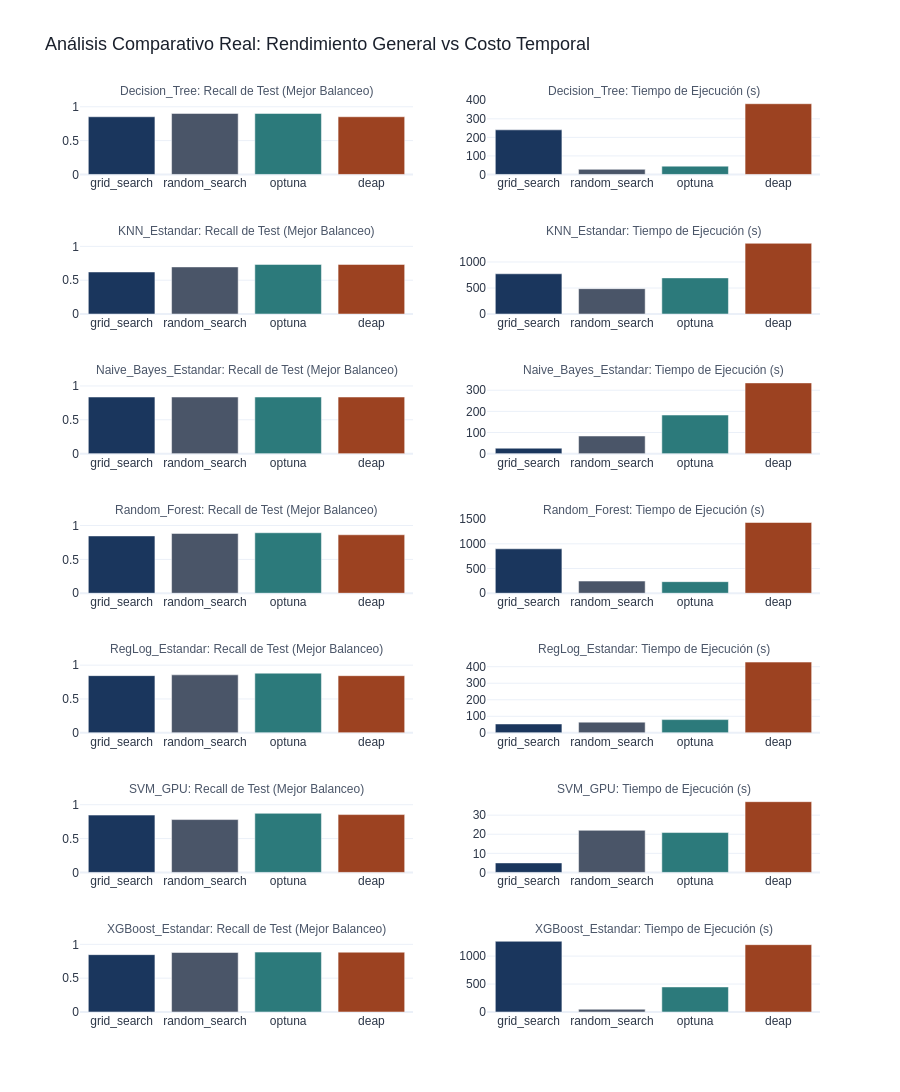

Notebook source saved alongside this figure:
### Markdown cell above
## Optimización de Hiperparámetros  

El objetivo es optimizar el desempeño de los modelos mediante técnicas avanzadas de búsqueda eficiente en espacios de alta dimensión. Para esto, se analizarán de forma cruzada dos gráficos de barras múltiples:  
- Tiempo de ejecución por método: Mide el costo computacional total requerido por cada estrategia de optimización para converger a su solución.  
- Recall obtenido por algoritmo: Evalúa la eficacia predictiva real de cada variante estándar entrenada, con el fin de maximizar la detección del evento crítico.   

Este análisis comparativo bidimensional (Rendimiento vs. Costo) se realiza con el fin de validar técnicamente cuál método de optimización de hiperparámetros se desea seleccionar para el entorno de producción. Cabe resaltar que este análisis se hará con los modelos de machine learning estandar, es decir, los modelos base sin mejora de tiempo.

### Code cell
import pandas as pd
import plotly.graph_objects as go
from plotly.subplots import make_subplots

# 1. Carga y limpieza de datos
df = pd.read_csv('resultados_ml_covid.csv')
for col in ['recall_test', 'tiempo_s', 'recall_cv']:
    df[col] = pd.to_numeric(df[col], errors='coerce')

# Extraemos el subconjunto inicial y filtramos el baseline
df_sub = df.iloc[100:].copy()
df_sub = df_sub[df_sub['metodo'] != 'baseline']

# Buscamos el índice del Recall de CV máximo para consolidar las 4 variantes de balanceo en 1 sola
idx_mejores = df_sub.groupby(['modelo', 'metodo'])['recall_cv'].idxmax()
df_limpio = df_sub.loc[idx_mejores].copy()

# Paleta de colores profesional
colores_metodos = {
    'grid_search': '#1a365d',    # Azul Marino
    'random_search': '#4a5568',  # Gris Pizarra
    'optuna': '#2c7a7b',         # Verde Azulado
    'deap': '#9c4221'            # Terracota
}
color_defecto = '#718096'

# 2. Configuración de subplots
modelos_unicos = df_limpio['modelo'].unique()

fig = make_subplots(
    rows=len(modelos_unicos),
    cols=2,
    subplot_titles=[
        titulo
        for mod in modelos_unicos
        for titulo in (f'{mod}: Recall de Test (Mejor Balanceo)', f'{mod}: Tiempo de Ejecución (s)')
    ]
)

# 3. Agregar barras por modelo
for i, mod in enumerate(modelos_unicos, start=1):
    df_mod = df_limpio[df_limpio['modelo'] == mod].copy()
    
    # Asegurar orden consistente en el eje X
    df_mod['metodo'] = pd.Categorical(df_mod['metodo'], categories=['grid_search', 'random_search', 'optuna', 'deap'], ordered=True)
    df_mod = df_mod.sort_values('metodo')
    
    lista_colores = [colores_metodos.get(m, color_defecto) for m in df_mod['metodo']]

    # Gráfico de RECALL REAL (Columna 1) - Acotado de 0 a 1
    fig.add_trace(
        go.Bar(
            x=df_mod['metodo'],
            y=df_mod['recall_test'],
            name=f'{mod} - Recall',
            marker_color=lista_colores,
            customdata=df_mod[['balanceo', 'recall_cv']],
            hovertemplate=(
                '<b>Método:</b> %{x}<br>'
                '<b>Estrategia Balanceo:</b> %{customdata[0]}<br>'
                '<b>Recall Test:</b> %{y:.4f}<br>'
                '<b>Recall CV (Validación):</b> %{customdata[1]:.4f}'
                '<extra></extra>'
            ),
        ),
        row=i, col=1
    )

    # Gráfico de TIEMPO REAL (Columna 2)
    fig.add_trace(
        go.Bar(
            x=df_mod['metodo'],
            y=df_mod['tiempo_s'],
            name=f'{mod} - Tiempo',
            marker_color=lista_colores,
            customdata=df_mod[['balanceo']],
            hovertemplate=(
                '<b>Método:</b> %{x}<br>'
                '<b>Tiempo:</b> %{y:.2f} s<br>'
                '<b>Balanceo:</b> %{customdata[0]}'
                '<extra></extra>'
            ),
        ),
        row=i, col=2
    )

# 4. Layout Profesional
fig.update_layout(
    height=360 * len(modelos_unicos),
    showlegend=False,
    title_text='Análisis Comparativo Real: Rendimiento General vs Costo Temporal',
    title_font=dict(size=18, family='Arial', color='#1a202c'),
    template='plotly_white',
    font=dict(family='Arial', color='#2d3748'),
)

# Forzar a la columna de los Recalls a mantener un rango real de 0 a 1
for r in range(1, len(modelos_unicos) + 1):
    fig.update_yaxes(range=[0, 1.1], row=r, col=1)

fig.update_annotations(font_size=12, font_color='#4a5568')
fig.show()

### Figure 1 — Plotly figure (JSON) as saved in the notebook; plotly's stock layout.template omitted (floating-point values rounded to 4 significant figures)
{"data": [{"customdata": [["adasyn", 0.8508], ["weights", 0.9094], ["weights", 0.8841], ["adasyn", 0.8508]], "hovertemplate": "<b>Método:</b> %{x}<br><b>Estrategia Balanceo:</b> %{customdata[0]}<br><b>Recall Test:</b> %{y:.4f}<br><b>Recall CV (Validación):</b> %{customdata[1]:.4f}<extra></extra>", "marker": {"color": ["#1a365d", "#4a5568", "#2c7a7b", "#9c4221"]}, "name": "Decision_Tree - Recall", "type": "bar", "x": ["grid_search", "random_search", "optuna", "deap"], "xaxis": "x", "y": [0.8525, 0.9014, 0.9014, 0.8525], "yaxis": "y"}, {"customdata": [["adasyn"], ["weights"], ["weights"], ["adasyn"]], "hovertemplate": "<b>Método:</b> %{x}<br><b>Tiempo:</b> %{y:.2f} s<br><b>Balanceo:</b> %{customdata[0]}<extra></extra>", "marker": {"color": ["#1a365d", "#4a5568", "#2c7a7b", "#9c4221"]}, "name": "Decision_Tree - Tiempo", "type": "bar", "x": ["grid_search", "random_search", "optuna", "deap"], "xaxis": "x2", "y": [240.6, 27.49, 44.88, 381.4], "yaxis": "y2"}, {"customdata": [["adasyn", 0.6311], ["adasyn", 0.6971], ["adasyn", 0.7247], ["adasyn", 0.7247]], "hovertemplate": "<b>Método:</b> %{x}<br><b>Estrategia Balanceo:</b> %{customdata[0]}<br><b>Recall Test:</b> %{y:.4f}<br><b>Recall CV (Validación):</b> %{customdata[1]:.4f}<extra></extra>", "marker": {"color": ["#1a365d", "#4a5568", "#2c7a7b", "#9c4221"]}, "name": "KNN_Estandar - Recall", "type": "bar", "x": ["grid_search", "random_search", "optuna", "deap"], "xaxis": "x3", "y": [0.6215, 0.6964, 0.733, 0.733], "yaxis": "y3"}, {"customdata": [["adasyn"], ["adasyn"], ["adasyn"], ["adasyn"]], "hovertemplate": "<b>Método:</b> %{x}<br><b>Tiempo:</b> %{y:.2f} s<br><b>Balanceo:</b> %{customdata[0]}<extra></extra>", "marker": {"color": ["#1a365d", "#4a5568", "#2c7a7b", "#9c4221"]}, "name": "KNN_Estandar - Tiempo", "type": "bar", "x": ["grid_search", "random_search", "optuna", "deap"], "xaxis": "x4", "y": [773.6, 487.4, 694.7, 1359.0], "yaxis": "y4"}, {"customdata": [["adasyn", 0.8494], ["adasyn", 0.8494], ["adasyn", 0.8494], ["adasyn", 0.8494]], "hovertemplate": "<b>Método:</b> %{x}<br><b>Estrategia Balanceo:</b> %{customdata[0]}<br><b>Recall Test:</b> %{y:.4f}<br><b>Recall CV (Validación):</b> %{customdata[1]:.4f}<extra></extra>", "marker": {"color": ["#1a365d", "#4a5568", "#2c7a7b", "#9c4221"]}, "name": "Naive_Bayes_Estandar - Recall", "type": "bar", "x": ["grid_search", "random_search", "optuna", "deap"], "xaxis": "x5", "y": [0.8364, 0.8364, 0.8364, 0.8364], "yaxis": "y5"}, {"customdata": [["adasyn"], ["adasyn"], ["adasyn"], ["adasyn"]], "hovertemplate": "<b>Método:</b> %{x}<br><b>Tiempo:</b> %{y:.2f} s<br><b>Balanceo:</b> %{customdata[0]}<extra></extra>", "marker": {"color": ["#1a365d", "#4a5568", "#2c7a7b", "#9c4221"]}, "name": "Naive_Bayes_Estandar - Tiempo", "type": "bar", "x": ["grid_search", "random_search", "optuna", "deap"], "xaxis": "x6", "y": [25.68, 83.34, 182.6, 334.6], "yaxis": "y6"}, {"customdata": [["adasyn", 0.8495], ["weights", 0.8866], ["weights", 0.8929], ["adasyn", 0.8597]], "hovertemplate": "<b>Método:</b> %{x}<br><b>Estrategia Balanceo:</b> %{customdata[0]}<br><b>Recall Test:</b> %{y:.4f}<br><b>Recall CV (Validación):</b> %{customdata[1]:.4f}<extra></extra>", "marker": {"color": ["#1a365d", "#4a5568", "#2c7a7b", "#9c4221"]}, "name": "Random_Forest - Recall", "type": "bar", "x": ["grid_search", "random_search", "optuna", "deap"], "xaxis": "x7", "y": [0.8466, 0.8829, 0.8935, 0.8636], "yaxis": "y7"}, {"customdata": [["adasyn"], ["weights"], ["weights"], ["adasyn"]], "hovertemplate": "<b>Método:</b> %{x}<br><b>Tiempo:</b> %{y:.2f} s<br><b>Balanceo:</b> %{customdata[0]}<extra></extra>", "marker": {"color": ["#1a365d", "#4a5568", "#2c7a7b", "#9c4221"]}, "name": "Random_Forest - Tiempo", "type": "bar", "x": ["grid_search", "random_search", "optuna", "deap"], "xaxis": "x8", "y": [899.1, 245.9, 234.0, 1432.0], "yaxis": "y8"}, {"customdata": [["adasyn", 0.8399], ["weights", 0.8487], ["weights", 0.8752], ["adasyn", 0.8404]], "hovertemplate": "<b>Método:</b> %{x}<br><b>Estrategia Balanceo:</b> %{customdata[0]}<br><b>Recall Test:</b> %{y:.4f}<br><b>Recall CV (Validación):</b> %{customdata[1]:.4f}<extra></extra>", "marker": {"color": ["#1a365d", "#4a5568", "#2c7a7b", "#9c4221"]}, "name": "RegLog_Estandar - Recall", "type": "bar", "x": ["grid_search", "random_search", "optuna", "deap"], "xaxis": "x9", "y": [0.845, 0.8565, 0.8813, 0.8442], "yaxis": "y9"}, {"customdata": [["adasyn"], ["weights"], ["weights"], ["adasyn"]], "hovertemplate": "<b>Método:</b> %{x}<br><b>Tiempo:</b> %{y:.2f} s<br><b>Balanceo:</b> %{customdata[0]}<extra></extra>", "marker": {"color": ["#1a365d", "#4a5568", "#2c7a7b", "#9c4221"]}, "name": "RegLog_Estandar - Tiempo", "type": "bar", "x": ["grid_search", "random_search", "optuna", "deap"], "xaxis": "x10", "y": [53.53, 64.68, 79.93, 427.9], "yaxis": "y10"}, {"customdata": [["smote", 0.8346], ["adasyn", 0.7617], ["smote", 0.8346], ["adasyn", 0.8346]], "hovertemplate": "<b>Método:</b> %{x}<br><b>Estrategia Balanceo:</b> %{customdata[0]}<br><b>Recall Test:</b> %{y:.4f}<br><b>Recall CV (Validación):</b> %{customdata[1]:.4f}<extra></extra>", "marker": {"color": ["#1a365d", "#4a5568", "#2c7a7b", "#9c4221"]}, "name": "SVM_GPU - Recall", "type": "bar", "x": ["grid_search", "random_search", "optuna", "deap"], "xaxis": "x11", "y": [0.8466, 0.7808, 0.873, 0.8545], "yaxis": "y11"}, {"customdata": [["smote"], ["adasyn"], ["smote"], ["adasyn"]], "hovertemplate": "<b>Método:</b> %{x}<br><b>Tiempo:</b> %{y:.2f} s<br><b>Balanceo:</b> %{customdata[0]}<extra></extra>", "marker": {"color": ["#1a365d", "#4a5568", "#2c7a7b", "#9c4221"]}, "name": "SVM_GPU - Tiempo", "type": "bar", "x": ["grid_search", "random_search", "optuna", "deap"], "xaxis": "x12", "y": [4.98, 22.05, 20.89, 37.07], "yaxis": "y12"}, {"customdata": [["weights", 0.837], ["weights", 0.8702], ["weights", 0.8814], ["weights", 0.8802]], "hovertemplate": "<b>Método:</b> %{x}<br><b>Estrategia Balanceo:</b> %{customdata[0]}<br><b>Recall Test:</b> %{y:.4f}<br><b>Recall CV (Validación):</b> %{customdata[1]:.4f}<extra></extra>", "marker": {"color": ["#1a365d", "#4a5568", "#2c7a7b", "#9c4221"]}, "name": "XGBoost_Estandar - Recall", "type": "bar", "x": ["grid_search", "random_search", "optuna", "deap"], "xaxis": "x13", "y": [0.8474, 0.8789, 0.8849, 0.8837], "yaxis": "y13"}, {"customdata": [["weights"], ["weights"], ["weights"], ["weights"]], "hovertemplate": "<b>Método:</b> %{x}<br><b>Tiempo:</b> %{y:.2f} s<br><b>Balanceo:</b> %{customdata[0]}<extra></extra>", "marker": {"color": ["#1a365d", "#4a5568", "#2c7a7b", "#9c4221"]}, "name": "XGBoost_Estandar - Tiempo", "type": "bar", "x": ["grid_search", "random_search", "optuna", "deap"], "xaxis": "x14", "y": [1266.0, 49.03, 448.2, 1205.0], "yaxis": "y14"}], "layout": {"annotations": [{"font": {"color": "#4a5568", "size": 12}, "showarrow": false, "text": "Decision_Tree: Recall de Test (Mejor Balanceo)", "x": 0.225, "xanchor": "center", "xref": "paper", "y": 1.0, "yanchor": "bottom", "yref": "paper"}, {"font": {"color": "#4a5568", "size": 12}, "showarrow": false, "text": "Decision_Tree: Tiempo de Ejecución (s)", "x": 0.775, "xanchor": "center", "xref": "paper", "y": 1.0, "yanchor": "bottom", "yref": "paper"}, {"font": {"color": "#4a5568", "size": 12}, "showarrow": false, "text": "KNN_Estandar: Recall de Test (Mejor Balanceo)", "x": 0.225, "xanchor": "center", "xref": "paper", "y": 0.8469, "yanchor": "bottom", "yref": "paper"}, {"font": {"color": "#4a5568", "size": 12}, "showarrow": false, "text": "KNN_Estandar: Tiempo de Ejecución (s)", "x": 0.775, "xanchor": "center", "xref": "paper", "y": 0.8469, "yanchor": "bottom", "yref": "paper"}, {"font": {"color": "#4a5568", "size": 12}, "showarrow": false, "text": "Naive_Bayes_Estandar: Recall de Test (Mejor Balanceo)", "x": 0.225, "xanchor": "center", "xref": "paper", "y": 0.6939, "yanchor": "bottom", "yref": "paper"}, {"font": {"color": "#4a5568", "size": 12}, "showarrow": false, "text": "Naive_Bayes_Estandar: Tiempo de Ejecución (s)", "x": 0.775, "xanchor": "center", "xref": "paper", "y": 0.6939, "yanchor": "bottom", "yref": "paper"}, {"font": {"color": "#4a5568", "size": 12}, "showarrow": false, "text": "Random_Forest: Recall de Test (Mejor Balanceo)", "x": 0.225, "xanchor": "center", "xref": "paper", "y": 0.5408, "yanchor": "bottom", "yref": "paper"}, {"font": {"color": "#4a5568", "size": 12}, "showarrow": false, "text": "Random_Forest: Tiempo de Ejecución (s)", "x": 0.775, "xanchor": "center", "xref": "paper", "y": 0.5408, "yanchor": "bottom", "yref": "paper"}, {"font": {"color": "#4a5568", "size": 12}, "showarrow": false, "text": "RegLog_Estandar: Recall de Test (Mejor Balanceo)", "x": 0.225, "xanchor": "center", "xref": "paper", "y": 0.3878, "yanchor": "bottom", "yref": "paper"}, {"font": {"color": "#4a5568", "size": 12}, "showarrow": false, "text": "RegLog_Estandar: Tiempo de Ejecución (s)", "x": 0.775, "xanchor": "center", "xref": "paper", "y": 0.3878, "yanchor": "bottom", "yref": "paper"}, {"font": {"color": "#4a5568", "size": 12}, "showarrow": false, "text": "SVM_GPU: Recall de Test (Mejor Balanceo)", "x": 0.225, "xanchor": "center", "xref": "paper", "y": 0.2347, "yanchor": "bottom", "yref": "paper"}, {"font": {"color": "#4a5568", "size": 12}, "showarrow": false, "text": "SVM_GPU: Tiempo de Ejecución (s)", "x": 0.775, "xanchor": "center", "xref": "paper", "y": 0.2347, "yanchor": "bottom", "yref": "paper"}, {"font": {"color": "#4a5568", "size": 12}, "showarrow": false, "text": "XGBoost_Estandar: Recall de Test (Mejor Balanceo)", "x": 0.225, "xanchor": "center", "xref": "paper", "y": 0.08163, "yanchor": "bottom", "yref": "paper"}, {"font": {"color": "#4a5568", "size": 12}, "showarrow": false, "text": "XGBoost_Estandar: Tiempo de Ejecución (s)", "x": 0.775, "xanchor": "center", "xref": "paper", "y": 0.08163, "yanchor": "bottom", "yref": "paper"}], "font": {"color": "#2d3748", "family": "Arial"}, "height": 2520, "showlegend": false, "title": {"font": {"color": "#1a202c", "family": "Arial", "size": 18}, "text": "Análisis Comparativo Real: Rendimiento General vs Costo Temporal"}, "xaxis": {"anchor": "y", "domain": [0, 0.45]}, "xaxis10": {"anchor": "y10", "domain": [0.55, 1]}, "xaxis11": {"anchor": "y11", "domain": [0, 0.45]}, "xaxis12": {"anchor": "y12", "domain": [0.55, 1]}, "xaxis13": {"anchor": "y13", "domain": [0, 0.45]}, "xaxis14": {"anchor": "y14", "domain": [0.55, 1]}, "xaxis2": {"anchor": "y2", "domain": [0.55, 1]}, "xaxis3": {"anchor": "y3", "domain": [0, 0.45]}, "xaxis4": {"anchor": "y4", "domain": [0.55, 1]}, "xaxis5": {"anchor": "y5", "domain": [0, 0.45]}, "xaxis6": {"anchor": "y6", "domain": [0.55, 1]}, "xaxis7": {"anchor": "y7", "domain": [0, 0.45]}, "xaxis8": {"anchor": "y8", "domain": [0.55, 1]}, "xaxis9": {"anchor": "y9", "domain": [0, 0.45]}, "yaxis": {"anchor": "x", "domain": [0.9184, 1.0], "range": [0, 1.1]}, "yaxis10": {"anchor": "x10", "domain": [0.3061, 0.3878]}, "yaxis11": {"anchor": "x11", "domain": [0.1531, 0.2347], "range": [0, 1.1]}, "yaxis12": {"anchor": "x12", "domain": [0.1531, 0.2347]}, "yaxis13": {"anchor": "x13", "domain": [0, 0.08163], "range": [0, 1.1]}, "yaxis14": {"anchor": "x14", "domain": [0, 0.08163]}, "yaxis2": {"anchor": "x2", "domain": [0.9184, 1.0]}, "yaxis3": {"anchor": "x3", "domain": [0.7653, 0.8469], "range": [0, 1.1]}, "yaxis4": {"anchor": "x4", "domain": [0.7653, 0.8469]}, "yaxis5": {"anchor": "x5", "domain": [0.6122, 0.6939], "range": [0, 1.1]}, "yaxis6": {"anchor": "x6", "domain": [0.6122, 0.6939]}, "yaxis7": {"anchor": "x7", "domain": [0.4592, 0.5408], "range": [0, 1.1]}, "yaxis8": {"anchor": "x8", "domain": [0.4592, 0.5408]}, "yaxis9": {"anchor": "x9", "domain": [0.3061, 0.3878], "range": [0, 1.1]}}}
